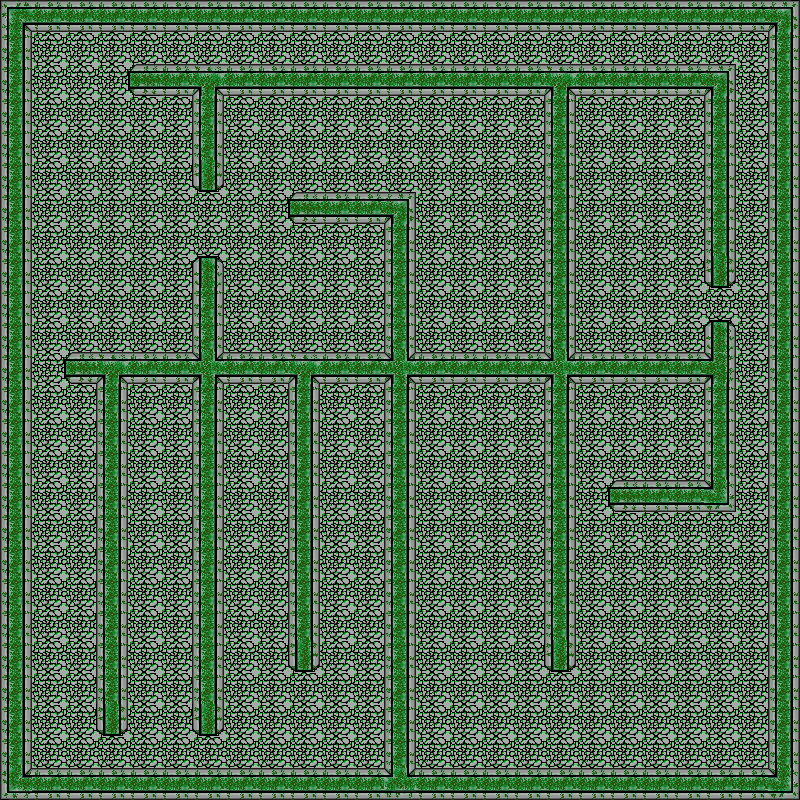

Below is a game level as drawn by its tile map, then a one-line description and the .tmx that defines it (tile-layer data replaced by summaries):
An orthogonal 25x25 tile map with 32x32 px tiles, 1 tile layer (Tile Layer 1) and 22 objects.

<map version="1.0" orientation="orthogonal" renderorder="right-down" width="25" height="25" tilewidth="32" tileheight="32">
 <tileset firstgid="1" source="originalLabrynth.tsx" />
 <layer name="Tile Layer 1" width="25" height="25">
  <data>[625 cells, 625 non-empty, 14 distinct tile ids]</data>
 </layer>
 <objectgroup name="collisions">
  <object x="32" y="0" width="736" height="32" />
  <object x="768" y="0" width="32" height="704" />
  <object x="768" y="704" width="32" height="96" />
  <object x="0" y="768" width="768" height="32" />
  <object x="64" y="352" width="672" height="32" />
  <object x="704" y="320" width="32" height="32" />
  <object x="704" y="384" width="32" height="128" />
  <object x="608" y="480" width="96" height="32" />
  <object x="544" y="384" width="32" height="288" />
  <object x="384" y="384" width="32" height="384" />
  <object x="288" y="384" width="32" height="288" />
  <object x="192" y="384" width="32" height="352" />
  <object x="96" y="384" width="32" height="352" />
  <object x="192" y="256" width="32" height="96" />
  <object x="288" y="192" width="128" height="32" />
  <object x="384" y="224" width="32" height="128" />
  <object x="544" y="96" width="32" height="256" />
  <object x="704" y="96" width="32" height="192" />
  <object x="128" y="64" width="608" height="32" />
  <object x="192" y="96" width="32" height="96" />
  <object x="0" y="0" width="32" height="672" />
  <object x="0" y="672" width="32" height="96" />
 </objectgroup>
</map>